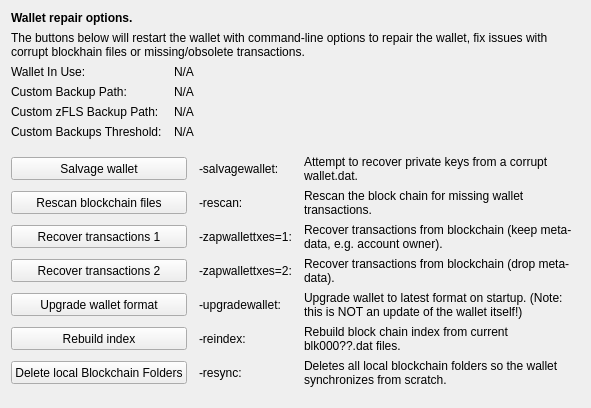
     <widget class="QWidget" name="tab_repair">
      <attribute name="title">
       <string>&amp;Wallet Repair</string>
      </attribute>
      <layout class="QGridLayout" name="gridLayout_4" columnstretch="0,0,0,0">
       <property name="horizontalSpacing">
        <number>12</number>
       </property>
       <item row="0" column="0" colspan="4">
        <widget class="QLabel" name="label_repair_header">
         <property name="font">
          <font>
           <weight>75</weight>
           <bold>true</bold>
          </font>
         </property>
         <property name="text">
          <string>Wallet repair options.</string>
         </property>
        </widget>
       </item>
       <item row="1" column="0" colspan="4">
        <widget class="QLabel" name="label_repair_helptext">
         <property name="font">
          <font>
           <weight>50</weight>
           <bold>false</bold>
          </font>
         </property>
         <property name="text">
          <string>The buttons below will restart the wallet with command-line options to repair the wallet, fix issues with corrupt blockhain files or missing/obsolete transactions.</string>
         </property>
         <property name="wordWrap">
          <bool>true</bool>
         </property>
        </widget>
       </item>
       <item row="2" column="0">
        <widget class="QLabel" name="wallet_path_label">
         <property name="text">
          <string>Wallet In Use:</string>
         </property>
        </widget>
       </item>
       <item row="2" column="1" colspan="3">
        <widget class="QLabel" name="wallet_path">
         <property name="cursor">
          <cursorShape>IBeamCursor</cursorShape>
         </property>
         <property name="text">
          <string>N/A</string>
         </property>
         <property name="textFormat">
          <enum>Qt::PlainText</enum>
         </property>
         <property name="textInteractionFlags">
          <set>Qt::LinksAccessibleByMouse|Qt::TextSelectableByKeyboard|Qt::TextSelectableByMouse</set>
         </property>
        </widget>
       </item>
       <item row="3" column="0">
        <widget class="QLabel" name="wallet_custombackuppath_label">
         <property name="visible">
          <bool>false</bool>
         </property>
         <property name="text">
          <string>Custom Backup Path:</string>
         </property>
        </widget>
       </item>
       <item row="3" column="1" colspan="3">
        <widget class="QLabel" name="wallet_custombackuppath">
         <property name="cursor">
          <cursorShape>IBeamCursor</cursorShape>
         </property>
         <property name="visible">
          <bool>false</bool>
         </property>
         <property name="text">
          <string>N/A</string>
         </property>
         <property name="textFormat">
          <enum>Qt::PlainText</enum>
         </property>
         <property name="textInteractionFlags">
          <set>Qt::LinksAccessibleByMouse|Qt::TextSelectableByKeyboard|Qt::TextSelectableByMouse</set>
         </property>
        </widget>
       </item>
       <item row="4" column="0">
        <widget class="QLabel" name="wallet_customzflsbackuppath_label">
         <property name="visible">
          <bool>false</bool>
         </property>
         <property name="text">
          <string>Custom zFLS Backup Path:</string>
         </property>
        </widget>
       </item>
       <item row="4" column="1" colspan="3">
        <widget class="QLabel" name="wallet_customzflsbackuppath">
         <property name="cursor">
          <cursorShape>IBeamCursor</cursorShape>
         </property>
         <property name="visible">
          <bool>false</bool>
         </property>
         <property name="text">
          <string>N/A</string>
         </property>
         <property name="textFormat">
          <enum>Qt::PlainText</enum>
         </property>
         <property name="textInteractionFlags">
          <set>Qt::LinksAccessibleByMouse|Qt::TextSelectableByKeyboard|Qt::TextSelectableByMouse</set>
         </property>
        </widget>
       </item>
       <item row="5" column="0">
        <widget class="QLabel" name="wallet_custombackupthreshold_label">
         <property name="visible">
          <bool>false</bool>
         </property>
         <property name="text">
          <string>Custom Backups Threshold:</string>
         </property>
        </widget>
       </item>
       <item row="5" column="1" colspan="3">
        <widget class="QLabel" name="wallet_custombackupthreshold">
         <property name="cursor">
          <cursorShape>IBeamCursor</cursorShape>
         </property>
         <property name="visible">
          <bool>false</bool>
         </property>
         <property name="text">
          <string>N/A</string>
         </property>
         <property name="textFormat">
          <enum>Qt::PlainText</enum>
         </property>
         <property name="textInteractionFlags">
          <set>Qt::LinksAccessibleByMouse|Qt::TextSelectableByKeyboard|Qt::TextSelectableByMouse</set>
         </property>
        </widget>
       </item>
       <item row="6" column="0">
        <spacer name="verticalSpacer_repair1">
         <property name="orientation">
          <enum>Qt::Vertical</enum>
         </property>
         <property name="sizeHint" stdset="0">
          <size>
           <width>10</width>
           <height>10</height>
          </size>
         </property>
        </spacer>
       </item>
       <item row="7" column="0" colspan="2">
        <widget class="QPushButton" name="btn_salvagewallet">
         <property name="minimumSize">
          <size>
           <width>100</width>
           <height>23</height>
          </size>
         </property>
         <property name="text">
          <string>Salvage wallet</string>
         </property>
        </widget>
       </item>
       <item row="7" column="2">
        <widget class="QLabel" name="label_repair_salvage_command">
         <property name="text">
          <string notr="true">-salvagewallet:</string>
         </property>
        </widget>
       </item>
       <item row="7" column="3">
        <widget class="QLabel" name="label_repair_salvage">
         <property name="text">
          <string>Attempt to recover private keys from a corrupt wallet.dat.</string>
         </property>
         <property name="wordWrap">
          <bool>true</bool>
         </property>
        </widget>
       </item>
       <item row="8" column="0" colspan="2">
        <widget class="QPushButton" name="btn_rescan">
         <property name="minimumSize">
          <size>
           <width>100</width>
           <height>23</height>
          </size>
         </property>
         <property name="text">
          <string>Rescan blockchain files</string>
         </property>
        </widget>
       </item>
       <item row="8" column="2">
        <widget class="QLabel" name="label_repair_rescan_command">
         <property name="text">
          <string notr="true">-rescan:</string>
         </property>
        </widget>
       </item>
       <item row="8" column="3">
        <widget class="QLabel" name="label_repair_rescan">
         <property name="text">
          <string>Rescan the block chain for missing wallet transactions.</string>
         </property>
         <property name="wordWrap">
          <bool>true</bool>
         </property>
        </widget>
       </item>
       <item row="9" column="0" colspan="2">
        <widget class="QPushButton" name="btn_zapwallettxes1">
         <property name="minimumSize">
          <size>
           <width>100</width>
           <height>23</height>
          </size>
         </property>
         <property name="text">
          <string>Recover transactions 1</string>
         </property>
        </widget>
       </item>
       <item row="9" column="2">
        <widget class="QLabel" name="label_repair_zap1_command">
         <property name="text">
          <string notr="true">-zapwallettxes=1:</string>
         </property>
        </widget>
       </item>
       <item row="9" column="3">
        <widget class="QLabel" name="label_repair_zap1">
         <property name="text">
          <string>Recover transactions from blockchain (keep meta-data, e.g. account owner).</string>
         </property>
         <property name="wordWrap">
          <bool>true</bool>
         </property>
        </widget>
       </item>
       <item row="10" column="0" colspan="2">
        <widget class="QPushButton" name="btn_zapwallettxes2">
         <property name="minimumSize">
          <size>
           <width>100</width>
           <height>23</height>
          </size>
         </property>
         <property name="text">
          <string>Recover transactions 2</string>
         </property>
        </widget>
       </item>
       <item row="10" column="2">
        <widget class="QLabel" name="label_repair_zap2_command">
         <property name="text">
          <string notr="true">-zapwallettxes=2:</string>
         </property>
        </widget>
       </item>
       <item row="10" column="3">
        <widget class="QLabel" name="label_repair_zap2">
         <property name="text">
          <string>Recover transactions from blockchain (drop meta-data).</string>
         </property>
         <property name="wordWrap">
          <bool>true</bool>
         </property>
        </widget>
       </item>
       <item row="11" column="0" colspan="2">
        <widget class="QPushButton" name="btn_upgradewallet">
         <property name="minimumSize">
          <size>
           <width>100</width>
           <height>23</height>
          </size>
         </property>
         <property name="text">
          <string>Upgrade wallet format</string>
         </property>
        </widget>
       </item>
       <item row="11" column="2">
        <widget class="QLabel" name="label_repair_upgrade_command">
         <property name="text">
          <string notr="true">-upgradewallet:</string>
         </property>
        </widget>
       </item>
       <item row="11" column="3">
        <widget class="QLabel" name="label_repair_upgrade">
         <property name="text">
          <string>Upgrade wallet to latest format on startup. (Note: this is NOT an update of the wallet itself!)</string>
         </property>
         <property name="wordWrap">
          <bool>true</bool>
         </property>
        </widget>
       </item>
       <item row="12" column="0" colspan="2">
        <widget class="QPushButton" name="btn_reindex">
         <property name="minimumSize">
          <size>
           <width>100</width>
           <height>23</height>
          </size>
         </property>
         <property name="text">
          <string>Rebuild index</string>
         </property>
        </widget>
       </item>
       <item row="12" column="2">
        <widget class="QLabel" name="label_repair_reindex_command">
         <property name="text">
          <string notr="true">-reindex:</string>
         </property>
        </widget>
       </item>
       <item row="12" column="3">
        <widget class="QLabel" name="label_repair_reindex">
         <property name="text">
          <string>Rebuild block chain index from current blk000??.dat files.</string>
         </property>
         <property name="wordWrap">
          <bool>true</bool>
         </property>
        </widget>
       </item>
       <item row="13" column="0" colspan="2">
        <widget class="QPushButton" name="btn_resync">
         <property name="minimumSize">
          <size>
           <width>100</width>
           <height>23</height>
          </size>
         </property>
         <property name="text">
          <string>Delete local Blockchain Folders</string>
         </property>
        </widget>
       </item>
       <item row="13" column="2">
        <widget class="QLabel" name="label_repair_resync_command">
         <property name="text">
          <string>-resync:</string>
         </property>
        </widget>
       </item>
       <item row="13" column="3">
        <widget class="QLabel" name="label_repair_resync">
         <property name="text">
          <string>Deletes all local blockchain folders so the wallet synchronizes from scratch.</string>
         </property>
         <property name="wordWrap">
          <bool>true</bool>
         </property>
        </widget>
       </item>
       <item row="14" column="0">
        <spacer name="verticalSpacer_repair2">
         <property name="orientation">
          <enum>Qt::Vertical</enum>
         </property>
         <property name="sizeHint" stdset="0">
          <size>
           <width>20</width>
           <height>10</height>
          </size>
         </property>
        </spacer>
       </item>
      </layout>
     </widget>
